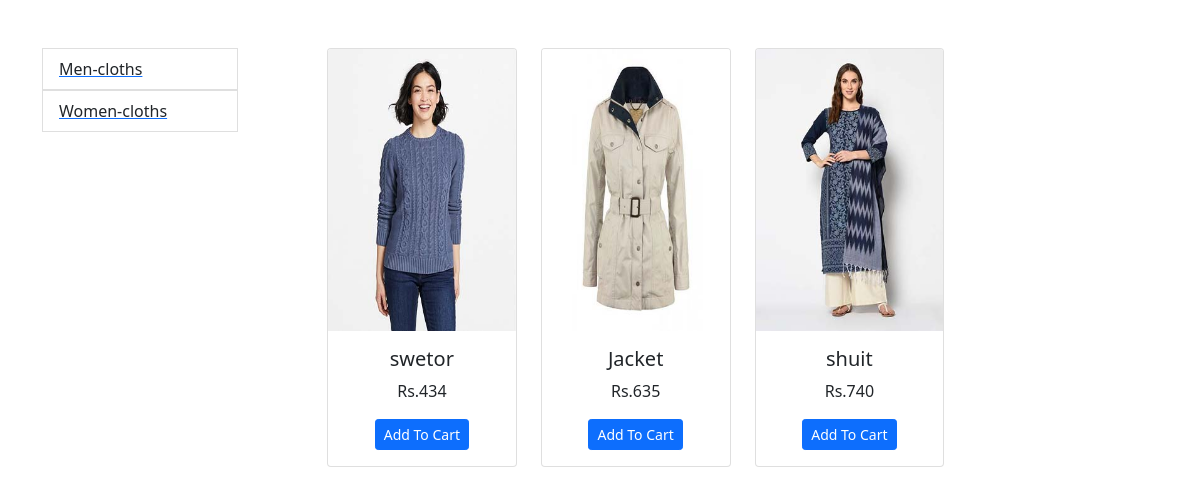
The app's page /?category=2 with its own data.
### mains/models.py (models this page shows, shortened)
class Category(models.Model):
    name = models.CharField(max_length=50)
    class Meta:
        verbose_name = 'category'
        verbose_name_plural = 'categories'

class Product(models.Model):
    name = models.CharField(max_length=50)
    price = models.IntegerField(default=0)
    category = models.ForeignKey(Category, on_delete=models.CASCADE)
    description = models.TextField(default='' , null=True , blank=True)
    image = models.ImageField(upload_to='products/')
    @staticmethod
    def products_by_cat_id(category_id):
        if category_id:
            return Product.objects.filter(category = category_id)
        else:
            return Product.objects.all();

### mains/views.py (the view)
# urls.py: path('', views.index_fun, name='home'),
def index_fun(request):
   all_products = None
   all_categories = Category.objects.all()
   categoryID = request.GET.get('category')
   if categoryID:
      all_products = Product.products_by_cat_id(categoryID)
   else:
      all_products = Product.objects.all()
   context = {
      'products': all_products,
      'categories': all_categories,
   }
   return render(request, 'mains/index.html', context)

### mains/templates/mains/index.html (shortened to what this page needs)
{% extends 'base.html' %}
{% load static %}
{% block content %}
<div class="row my-5">
    <div class="col-sm-3">
        <ul class="list-group w-75">
            {% for cat in categories %}
           <a href="/?category={{cat.id}}"><li class="list-group-item">{{cat.name}}</li></a>
           {% endfor %}
          </ul>
    </div>
    <div class="col-sm-9">
        <div class="row">
            {% for prod in products %}
            <div class="col-sm-3">
                <div class="card mb-4 text-center" style="width: 100%;">
                    <img src="{{prod.image.url}}" class="card-img-top" alt="...">
                    <div class="card-body">
                      <h5 class="card-title">{{prod.name}}</h5>
                      <p class="card-text">Rs.{{prod.price}}</p>
                      <a href="#" class="btn btn-primary btn-sm">Add To Cart</a>
                    </div>
                  </div>
            </div>
            {% endfor %}
        </div>
    </div>
</div>
{% endblock content %}

### records on screen
Category: name "Men-cloths"
Category: name "Women-cloths"
Product: image (picture), name "swetor", price "434"
Product: image (picture), name "Jacket", price "635"
Product: image (picture), name "shuit", price "740"
